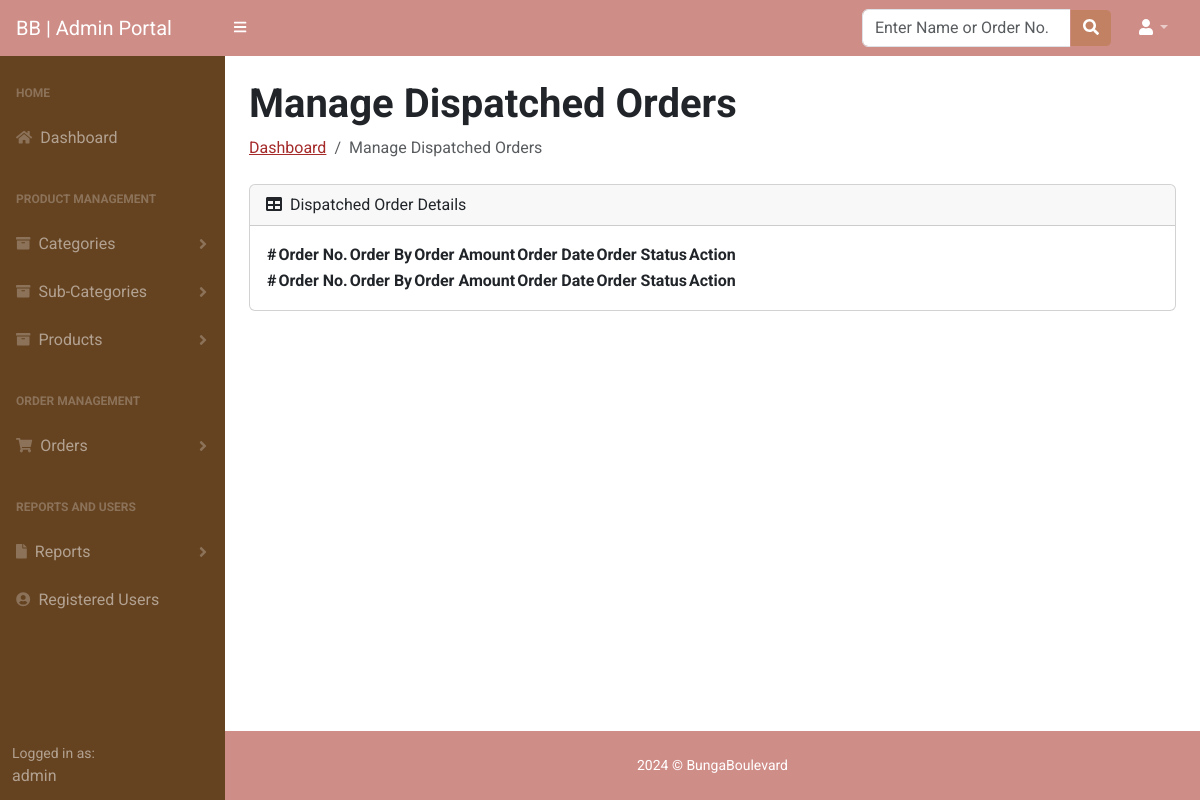
Page /admin/dispatched-orders.php (signed in) on the earlier database version.
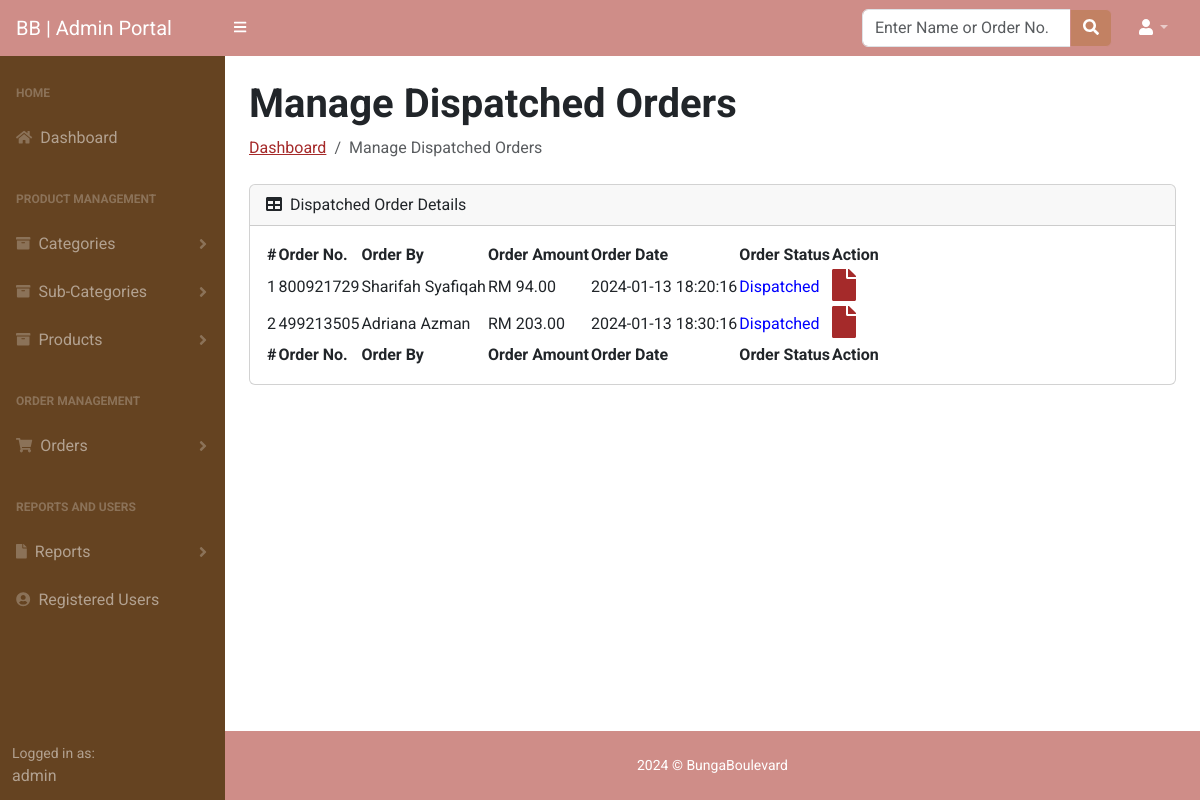
Same page on the later database version.
### tables this page shows
CREATE TABLE `orders` (
  `id` int(11) NOT NULL,
  `orderNumber` bigint(12) DEFAULT NULL,
  `userId` int(11) DEFAULT NULL,
  `addressId` int(11) DEFAULT NULL,
  `totalAmount` decimal(10,2) DEFAULT NULL,
  `txnType` varchar(200) DEFAULT NULL,
  `txnNumber` varchar(50) DEFAULT NULL,
  `orderStatus` varchar(120) DEFAULT NULL,
  `orderDate` timestamp NOT NULL DEFAULT current_timestamp()
);

CREATE TABLE `users` (
  `id` int(11) NOT NULL,
  `name` varchar(255) DEFAULT NULL,
  `email` varchar(255) DEFAULT NULL,
  `contactno` bigint(11) DEFAULT NULL,
  `password` varchar(255) DEFAULT NULL,
  `regDate` timestamp NOT NULL DEFAULT current_timestamp(),
  `updationDate` timestamp NULL DEFAULT NULL ON UPDATE current_timestamp()
);

### admin/dispatched-orders.php (the view, shortened to what this page needs)
<?php session_start();
include_once('includes/config.php');
if(strlen( $_SESSION["aid"])==0)
{
header('location:logout.php');
} else {
?>
<!DOCTYPE html>
<html lang="en">
    <head>
        <link href="https://cdn.jsdelivr.net/npm/simple-datatables@latest/dist/style.css" rel="stylesheet" />
        <link href="css/styles.css" rel="stylesheet" />
    </head>
    <body class="sb-nav-fixed">
 <?php include_once('includes/header.php');?>
        <div id="layoutSidenav">
       <?php include_once('includes/sidebar.php');?>
            <div id="layoutSidenav_content">
                <main>
                    <div class="container-fluid px-4">
                        <h1 class="mt-4"><strong>Manage Dispatched Orders</strong></h1>
                        <ol class="breadcrumb mb-4">
                            <li class="breadcrumb-item"><a href="dashboard.php" style="color: brown;">Dashboard</a></li>
                            <li class="breadcrumb-item active">Manage Dispatched Orders</li>
                        </ol>
                        <div class="card mb-4">
                            <div class="card-header">
                                <i class="fas fa-table me-1"></i>
                               Dispatched Order Details
                            </div>
                            <div class="card-body">
                                <table id="datatablesSimple">
                                    <thead>
                                        <tr>
                                            <th>#</th>
                                            <th>Order No.</th>
                                            <th>Order By</th>
                                            <th>Order Amount</th>
                                            <th>Order Date</th>
                                            <th>Order Status</th>
                                            <th>Action</th>
                                        </tr>
                                    </thead>
                                    <tfoot>
                                        <tr>
                                            <th>#</th>
                                            <th>Order No.</th>
                                            <th>Order By</th>
                                            <th>Order Amount</th>
                                            <th>Order Date</th>
                                            <th>Order Status</th>
                                            <th>Action</th>
                                        </tr>
                                    </tfoot>
                                    <tbody>
<?php $query=mysqli_query($con,"SELECT orders.id,orderNumber,totalAmount,orderStatus,orderDate,users.name,users.contactno
    FROM `orders` join users on users.id=orders.userId where (orderStatus='Dispatched')");
$cnt=1;
while($row=mysqli_fetch_array($query))
{
?>
                                <tr>
                                            <td><?php echo htmlentities($cnt);?></td>
                                            <td><?php echo htmlentities($row['orderNumber']);?></td>
                                            <td><?php echo htmlentities($row['name']);?></td>
                                            <td>RM <?php echo htmlentities($row['totalAmount']);?></td>
                                            <td><?php echo htmlentities($row['orderDate']);?></td>
                                            <td style="color:blue;"><?php echo htmlentities($row['orderStatus']);?></td>
                                            <td>
                                            <a href="order-details.php?orderid=<?php echo $row['id']?>" target="_blank">
                                                <i class="fas fa-file fa-2x" title="View Order Details" style="color:brown;"></i></a></td>
                                        </tr>
                                        <?php $cnt=$cnt+1; } ?>
                                    </tbody>
                                </table>
                            </div>
                        </div>
                    </div>
                </main>
<?php include_once('includes/footer.php');?>
            </div>
        </div>
    </body>
</html>
<?php } ?>

Differences in the rows shown:
added orders: orderNumber "800921729", userId.name "Sharifah Syafiqah", totalAmount "94.00", orderDate "2024-01-13 18:20:16", orderStatus "Dispatched"
added orders: orderNumber "499213505", userId.name "Adriana Azman", totalAmount "203.00", orderDate "2024-01-13 18:30:16", orderStatus "Dispatched"
